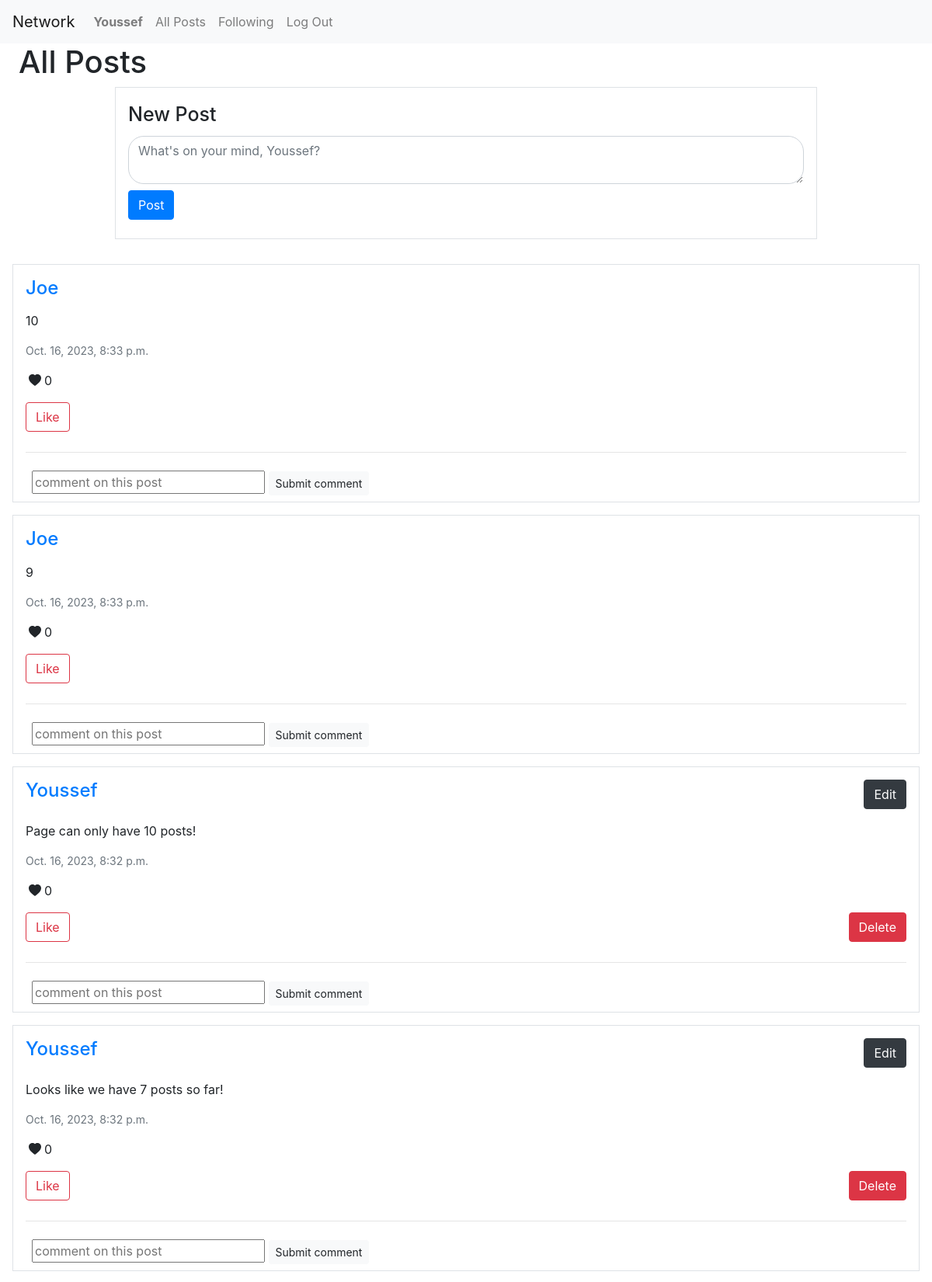
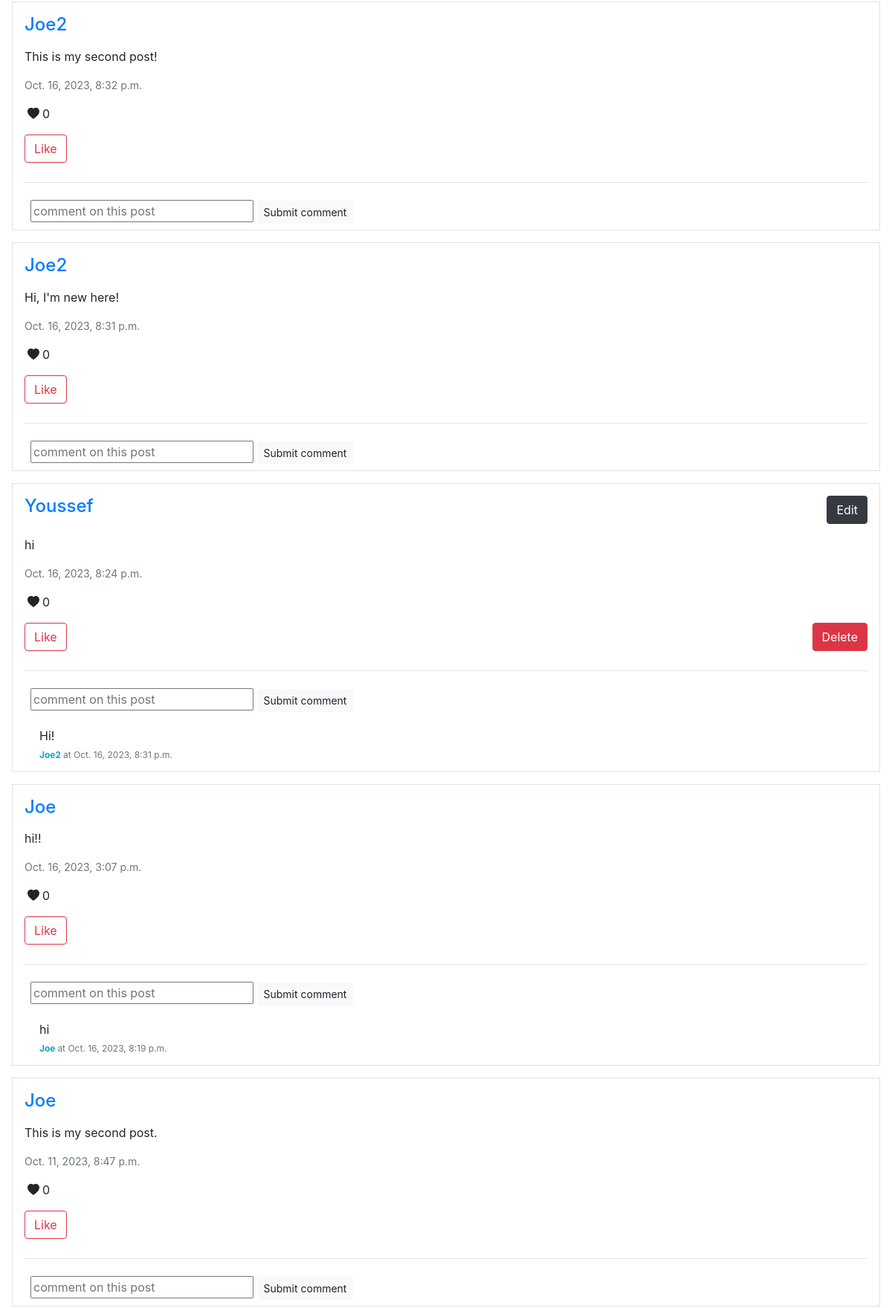
Screenshot of / (signed in, upper part) with the database file from the repository (2 pictures, top to bottom).
### network/models.py (models this page shows, shortened)
class User(AbstractUser):
    pass

class Post(models.Model):
    user = models.ForeignKey(User, on_delete=models.CASCADE, related_name="post_user")
    content = models.CharField(max_length=600)
    created_at = models.DateTimeField(auto_now_add=True)
    edited_at = models.DateTimeField(auto_now=True)
    likes = models.IntegerField(default = '0')

class Comment(models.Model):
    writer = models.ForeignKey(User, on_delete=models.CASCADE, blank=True, null=True, related_name="commentWriter")
    post = models.ForeignKey(Post, on_delete=models.CASCADE, blank=True, null=True, related_name="postComments")
    comment = models.CharField(max_length=600)
    created_at = models.DateTimeField(auto_now_add=True)

### network/views.py (the view)
# urls.py: path("", views.index, name="index"),
def index(request):
    posts = Post.objects.all().order_by("id").reverse()
    p = Paginator(posts, 10)
    number_of_pages = p.page_range
    current_page = request.GET.get('page')
    page_posts = p.get_page(current_page)
    current_user = request.user
    likes = Like.objects.all()
    liked_posts = []
    for like in likes:
        if like.user.id == current_user.id:
            liked_posts.append(like.post.id)
    comments = Comment.objects.all().order_by("id").reverse()
    return render(request, "network/index.html", {
        "posts" : page_posts,
        "number_of_pages" : number_of_pages,
        "current_page" : current_page,
        "liked_posts" : liked_posts,
        "comments": comments,
    })

### network/templates/network/index.html (shortened to what this page needs)
{% extends "network/layout.html" %}
{% load static %}
{% block body %}
    <h1 class="mx-4">All Posts</h1>
    <div class="d-flex flex-column align-items-center">
        <section class="new-post" style="width: 1000px;">
            {% if user.is_authenticated %}
            <form action="{% url 'post' %}" method="POST">
                <div class="form-group mx-5 border p-3">
                    <label for="post" style = "font-weight:450; font-size:25px">New Post</label>
                    <textarea class="form-control" name="post-content" id="post" rows="2" style="border-radius: 20px;" placeholder="What's on your mind, {{ user }}?" ></textarea>
                    <button class="btn btn-primary my-2" type="submit">Post</button>
                </div>
            </form>
            {% endif %}
        </section>
        <section class="all-posts" style="width: 1200px;">
            {% for post in posts %}
            <div class="border mx-3 px-3 mt-3" id="post_{{ post.id }}">
                <div class="d-flex justify-content-between">
                    <div>
                        <h4 class="my-3"><a style="text-decoration: none;" href="{% url 'profile' user_id=post.user.id %}">{{ post.user }}</a></h4>
                    </div>
                    <div class="my-3">
                        {% if user.is_authenticated %}
                            {% if user == post.user %}
                                <div>
                                    <a href="" type="submit" class="btn btn-dark" style="text-decoration: none;"
                                    data-toggle="modal" data-target="#edit_{{ post.id }}">Edit</a>
                                </div>
                            {% endif %}
                        {% endif %}
                    </div>
                </div>
                <p id="content_{{ post.id }}">{{ post.content }}</p>
                <p class="text-muted" style="font-size: 14px;"> {{ post.created_at }} </p>
                <div class="d-flex">
                    <svg class="my-1 mx-1" xmlns="http://www.w3.org/2000/svg" width="16" height="16" fill="currentColor" class="bi bi-heart-fill" viewBox="0 0 16 16">
                        <path fill-rule="evenodd" d="M8 1.314C12.438-3.248 23.534 4.735 8 15-7.534 4.736 3.562-3.248 8 1.314z"/>
                      </svg> <p id="post_likes_{{ post.id }}">{{ post.likes }}</p>
                </div>
                <div class="d-flex justify-content-between">
                    <div class="d-flex">
                        <div>
                            {% if user.is_authenticated %}
                                {% if post.id not in liked_posts %}
                                <button type="submit" class="btn btn-outline-danger" id="like_{{ post.id }}" style="margin-bottom: 10px;" onclick="like({{ post.id }}, {{ liked_posts }})">
                                Like
                                </button>
                                {% else %}
                                <button type="submit" class="btn btn-outline-danger" id="like_{{ post.id }}" style="margin-bottom: 10px;" onclick="like({{ post.id }}, {{ liked_posts }})">
                                Unlike
                                </button>
                                {% endif %}
                            {% endif %}
                        </div>
                 </div>
                    <div>
                        {% if user == post.user %}
                        <button type="submit" class="btn btn-danger" onclick="delete_post({{ post.id }})">Delete</button>
                        {% endif %}
                    </div>
                </div>
                <hr>
                <div class="mx-2">
                    {% if user.is_authenticated %}
                    <div>
                        <form action="{% url 'comment' post_id=post.id %}" method="POST">
                          <input type="text" name="comment" placeholder="comment on this post" style="width: 300px;">
                          <button type="submit" class="btn btn-light btn-sm my-2">Submit comment</button>
                        </form>
                    </div>
                    {% endif %}
                </div>
                <div>
                    <ul class="list-group list-group-flush">
                      {% for comment in comments %}
                      {% if comment.post.id == post.id %}
                      <li class="list-group-item" id="comment_{{ comment.id }}" style="list-style-type: none;">{{ comment.comment }}
                        <br>
                        <div class="d-flex justify-content-between">
                            <div>
                                <p class="text-info" style="font-size: 12px; display: inline; font-weight: bold;">{{ comment.writer }} </p>
                                <span class="card-subtitle mb-2 text-muted" style="font-size: 12px; display: inline;">at {{ comment.created_at }}</span>
                            </div>
                        </div>
                      </li>
                      {% endif %}
                      {% endfor %}
                    </ul>
                  </div>
            </div>
        {% endfor %}
        </section>
    </div>
{% endblock %}

### network/templates/network/layout.html (shortened to what this page needs)
{% load static %}
<!DOCTYPE html>
<html lang="en">
    <head>
        <link rel="stylesheet" href="https://cdn.jsdelivr.net/npm/bootstrap@4.0.0/dist/css/bootstrap.min.css">
        <link href="{% static 'network/styles.css' %}" rel="stylesheet">
    </head>
    <body>
        <nav class="navbar navbar-expand-lg navbar-light bg-light">
            <a class="navbar-brand" href="{% url 'index' %}">Network</a>
            <div>
              <ul class="navbar-nav mr-auto">
                {% if user.is_authenticated %}
                    <li class="nav-item">
                        <a class="nav-link" href="{% url 'profile' user_id=user.id %}"><strong>{{ user.username }}</strong></a>
                    </li>
                {% endif %}
                <li class="nav-item">
                  <a class="nav-link" href="{% url 'index' %}">All Posts</a>
                </li>
                {% if user.is_authenticated %}
                    <li class="nav-item">
                        <a class="nav-link" href="{% url 'following' username=user.username %}">Following</a>
                    </li>
                    <li class="nav-item">
                        <a class="nav-link" href="{% url 'logout' %}">Log Out</a>
                    </li>
                {% endif %}
              </ul>
            </div>
          </nav>
        <div class="body">
            {% block body %}
            {% endblock %}
        </div>
    </body>
</html>

### network/static/network/styles.css (style rules this page uses)
a { text-decoration: none; }

### rows the page displays
User: username "Youssef", post-content "What's on your mind, Youssef?"
Post: user "Joe", content "10", created_at "Oct. 16, 2023, 8:33 p.m.", likes "0"
Post: user "Joe", content "9", created_at "Oct. 16, 2023, 8:33 p.m.", likes "0"
Post: user "Youssef", content "Page can only have 10 posts!", created_at "Oct. 16, 2023, 8:32 p.m.", likes "0"
Post: user "Youssef", content "Looks like we have 7 posts so far!", created_at "Oct. 16, 2023, 8:32 p.m.", likes "0"
Post: user "Joe2", content "This is my second post!", created_at "Oct. 16, 2023, 8:32 p.m.", likes "0"
Post: user "Joe2", content "Hi, I'm new here!", created_at "Oct. 16, 2023, 8:31 p.m.", likes "0"
Post: user "Youssef", content "hi", created_at "Oct. 16, 2023, 8:24 p.m.", likes "0"
Comment: comment "Hi!", writer "Joe2", created_at "Oct. 16, 2023, 8:31 p.m."
Post: user "Joe", content "hi!!", created_at "Oct. 16, 2023, 3:07 p.m.", likes "0"
Comment: comment "hi", writer "Joe", created_at "Oct. 16, 2023, 8:19 p.m."
Post: user "Joe", content "This is my second post.", created_at "Oct. 11, 2023, 8:47 p.m.", likes "0"
